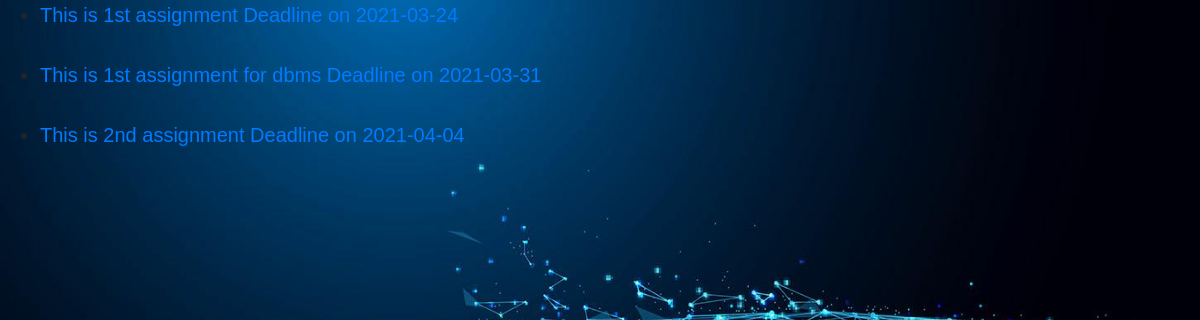
Page /Announcement.php on the earlier database version.
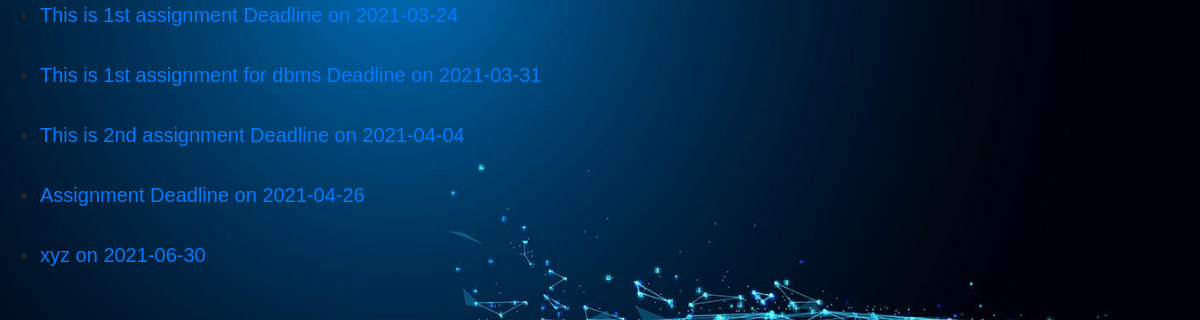
Same page on the later database version.
### tables this page shows
CREATE TABLE `assignment` (
  `Assignment_No` int(11) NOT NULL,
  `Description` varchar(500) NOT NULL,
  `Subject_Name` varchar(50) NOT NULL,
  `Unit` int(11) NOT NULL,
  `Teacher_ID` int(11) NOT NULL,
  `Assignment_Deadline` date NOT NULL,
  `Assignment_Given_On` date NOT NULL,
  `filename` varchar(100) NOT NULL
);

CREATE TABLE `seminar` (
  `seminar_id` int(11) NOT NULL,
  `title` varchar(500) NOT NULL,
  `notice` varchar(500) DEFAULT NULL,
  `seminar_date` date NOT NULL
);

### Announcement.php (the view, shortened to what this page needs)
<?php include 'links.php' ?>
  <?php include 'connection.php'; ?>
<?php
    $currenttime=date('Y-m-d');
    $query = "SELECT * FROM assignment WHERE Assignment_Deadline <= '".$currenttime."'";
    $query1 = "SELECT * FROM seminar WHERE seminar_date > '".$currenttime."'";
    $ass=mysqli_query($conn,$query);
    $sem=mysqli_query($conn,$query1);
    echo '<marquee height="150px" direction = "up" onmouseover="this.stop();" onmouseout="this.start();"><ul>';
    while($row=mysqli_fetch_assoc($ass)){
        echo '<li><a href="">'.$row['Description'].'     Deadline on '.$row['Assignment_Deadline'].'</a></li><br>';
    }
    while( $row1 =mysqli_fetch_assoc($sem)){
            echo '<li><a href="'.$row1['notice'].'">'.$row1['title'].'  on '.$row1['seminar_date'].'</a></li><br>';
    }
    echo '</ul></marquee>';
?>

Differences in the rows shown:
added assignment: Description "Assignment", Assignment_Deadline "2021-04-26"
added seminar: title "xyz", seminar_date "2021-06-30"
